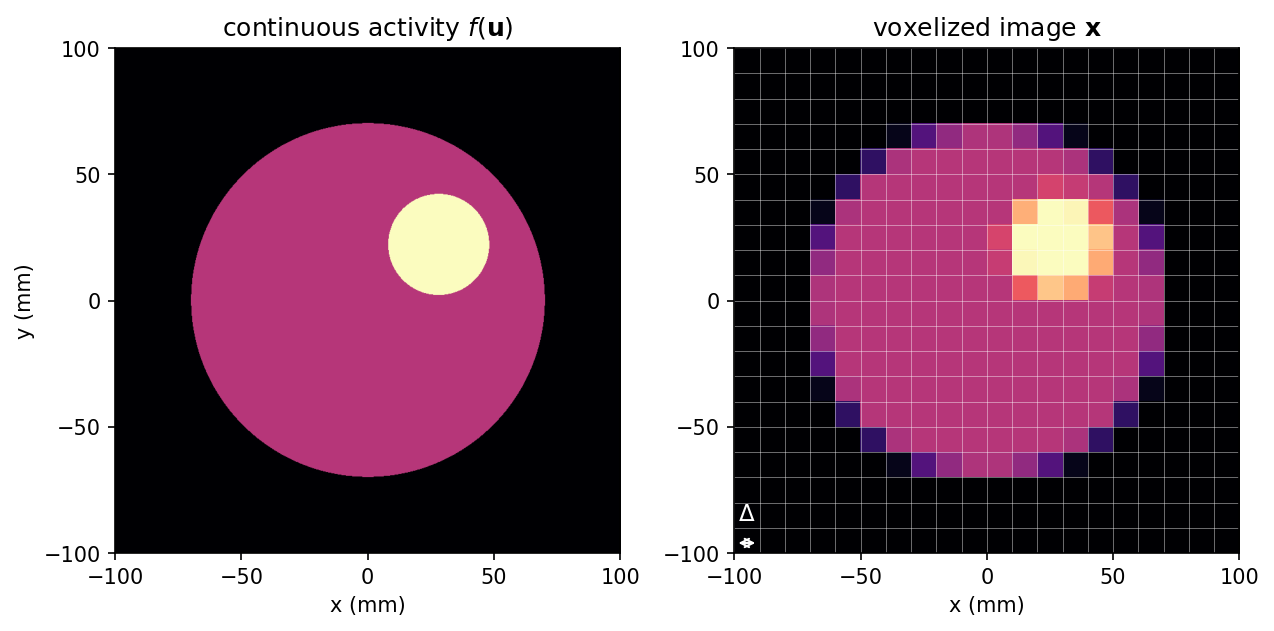

Generate this figure with Python:
#!/usr/bin/env python3
"""Generate figures/voxelization.png for the RecoCrysp tutorial (grid section).

A continuous transverse activity distribution (left) and its representation on a
coarse voxel grid (right), to illustrate voxelization of the image. Pure
matplotlib; run from this directory:  python3 voxelization.py
"""
import numpy as np
import matplotlib.pyplot as plt
from matplotlib.patches import Circle

FOV = 100.0          # half-width of the displayed domain, mm
N = 20               # voxels per side on the coarse grid
DX = 2 * FOV / N     # voxel size, mm


def phantom(x, y):
    """Two uniform disks: a large warm one and a smaller hot one."""
    f = np.where(x**2 + y**2 <= 70.0**2, 1.0, 0.0)
    f += np.where((x - 28.0) ** 2 + (y - 22.0) ** 2 <= 20.0**2, 1.0, 0.0)
    return f


# continuous field on a fine grid
fine = 800
g = np.linspace(-FOV, FOV, fine)
Xc, Yc = np.meshgrid(g, g)
cont = phantom(Xc, Yc)

# voxelized field: average the continuous field over each voxel (supersampling)
ss = fine // N
vox = cont.reshape(N, ss, N, ss).mean(axis=(1, 3))

fig, (axL, axR) = plt.subplots(1, 2, figsize=(8.6, 4.4))
extent = [-FOV, FOV, -FOV, FOV]
kw = dict(extent=extent, origin="lower", cmap="magma", vmin=0, vmax=2)

axL.imshow(cont, **kw)
axL.set_title(r"continuous activity $f(\mathbf{u})$")

axR.imshow(vox, interpolation="nearest", **kw)
axR.set_title(r"voxelized image $\mathbf{x}$")
# draw voxel boundaries
for k in range(N + 1):
    axR.axvline(-FOV + k * DX, color="white", lw=0.4, alpha=0.5)
    axR.axhline(-FOV + k * DX, color="white", lw=0.4, alpha=0.5)

for ax in (axL, axR):
    ax.set_xlabel("x (mm)")
    ax.set_aspect("equal")
    ax.set_xticks([-100, -50, 0, 50, 100])
    ax.set_yticks([-100, -50, 0, 50, 100])
axL.set_ylabel("y (mm)")

# annotate one voxel size on the right panel
axR.annotate("", xy=(-FOV + DX, -FOV + 0.4 * DX), xytext=(-FOV, -FOV + 0.4 * DX),
             arrowprops=dict(arrowstyle="<->", color="white", lw=1.0))
axR.text(-FOV + 0.5 * DX, -FOV + 1.1 * DX, r"$\Delta$", color="white",
         ha="center", va="bottom", fontsize=11)

fig.tight_layout()
fig.savefig("voxelization.png", dpi=150, bbox_inches="tight")
print("wrote voxelization.png")
